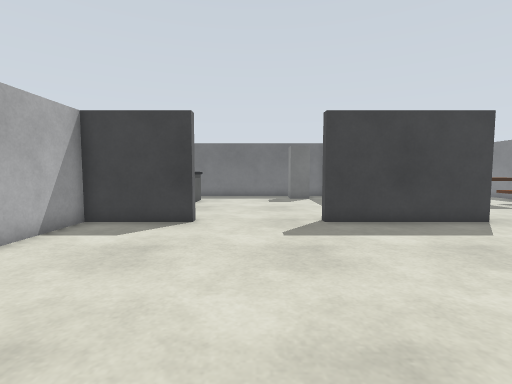
View 1 (above)

23 first-person views from a walk through a Gazebo world. The camera is 0.9 m above the floor, tilts 4° down and sees 85° across. The floor is counted in squares, 0.5 m on a side. Each view is taken from the middle of a square. On the plan, view 1 faces up. The plan holds only what a view shows up to about 15 squares ahead; the rest is blank.

View 2
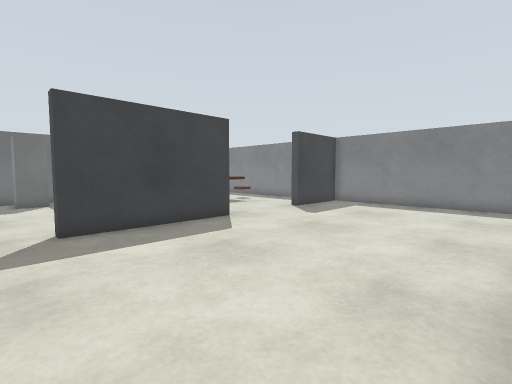

View 3
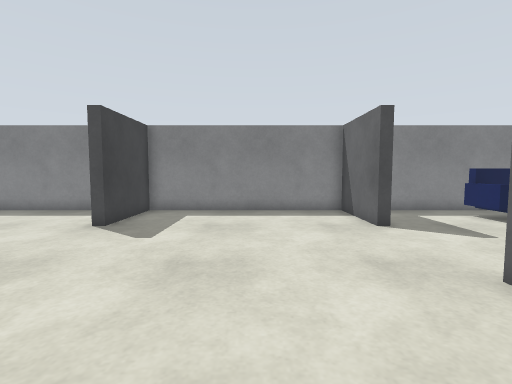

View 4
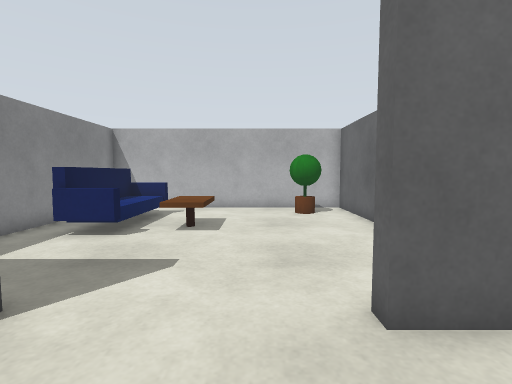

View 5
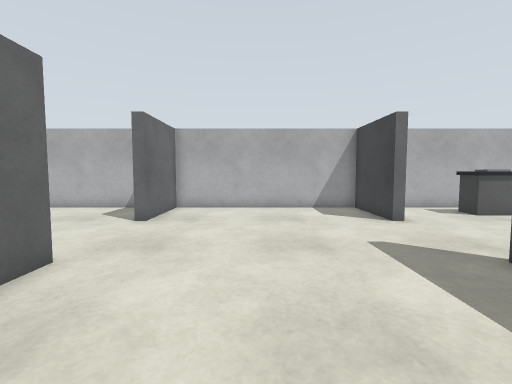

View 6
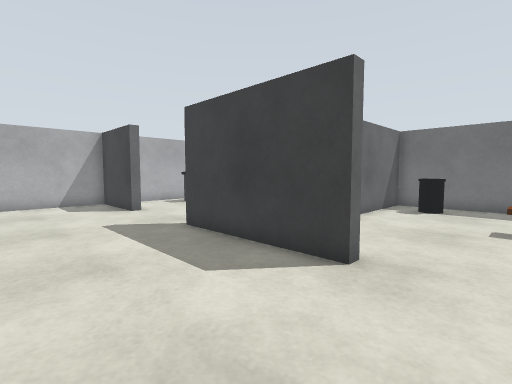

View 7
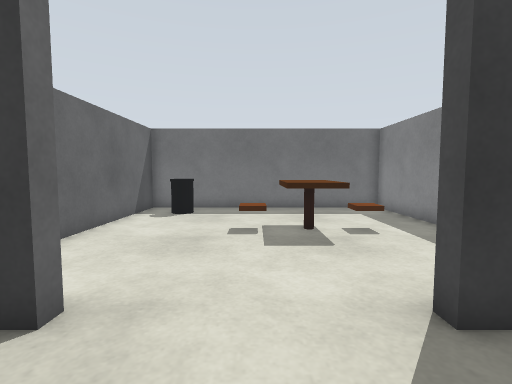

View 8
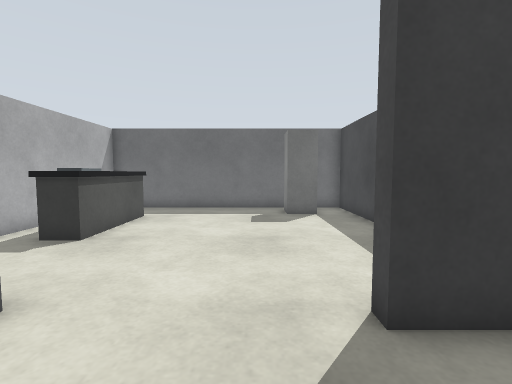

View 9
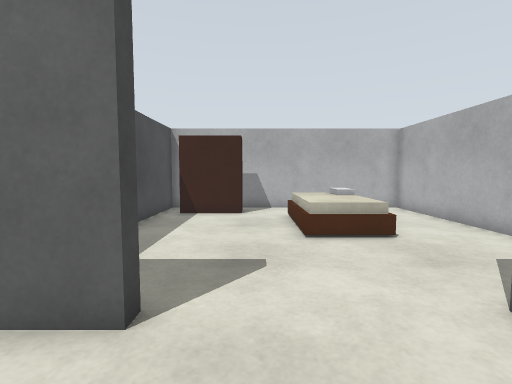

View 10
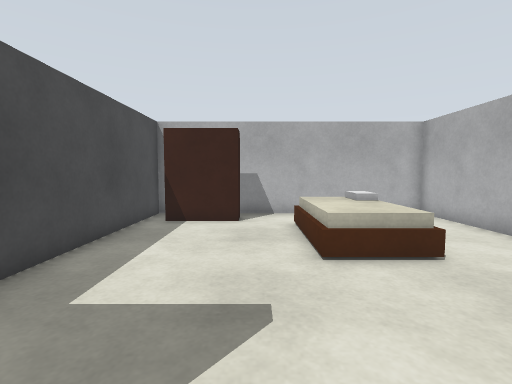

View 11
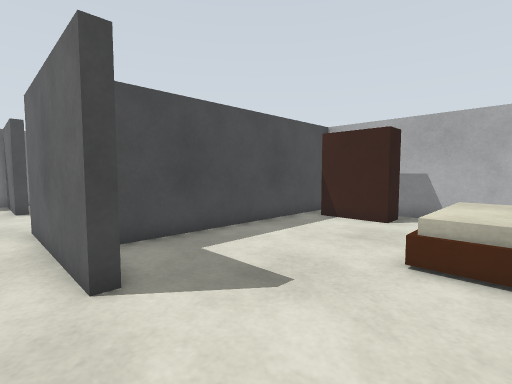

View 12
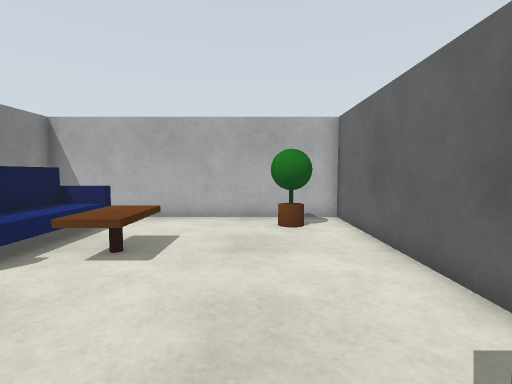

View 13
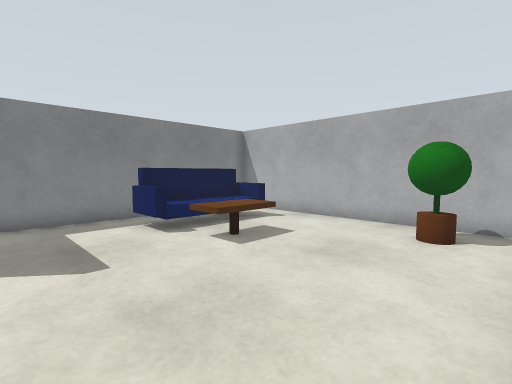

View 14
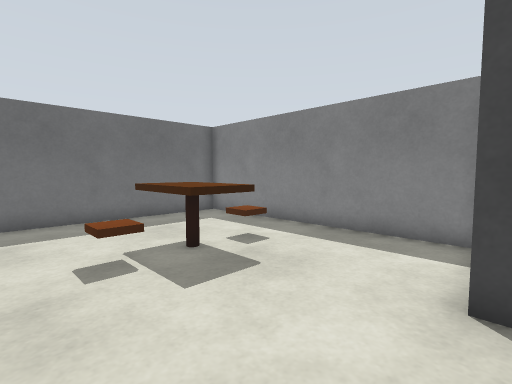

View 15
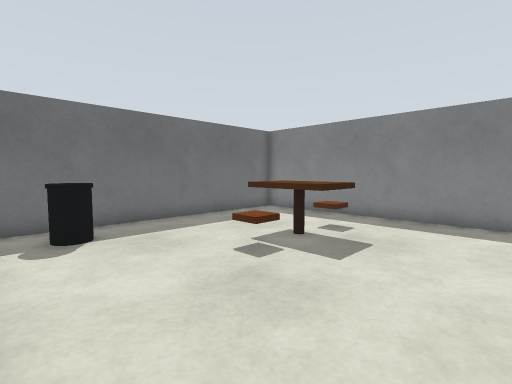

View 16
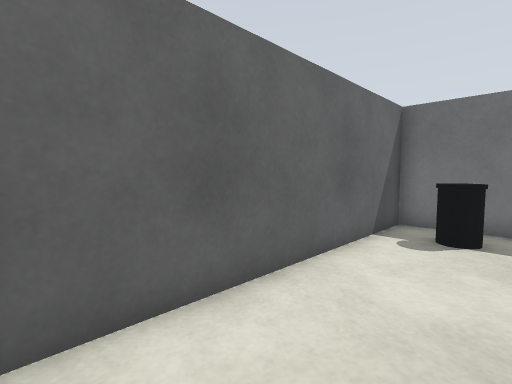

View 17
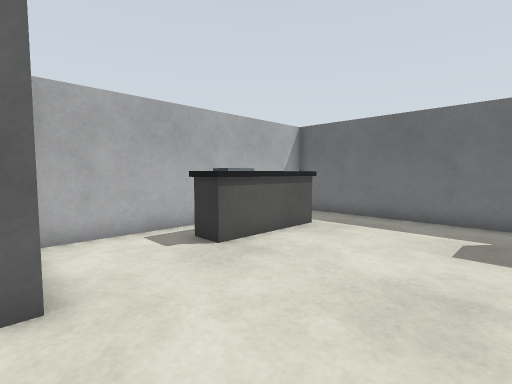

View 18
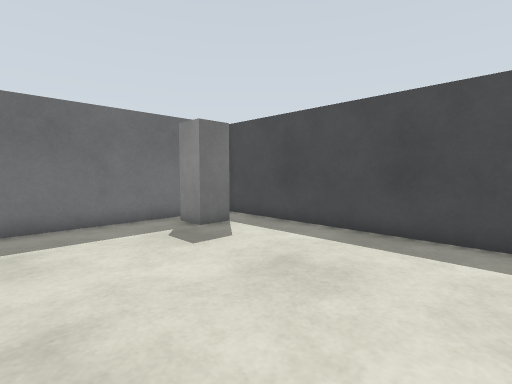

View 19
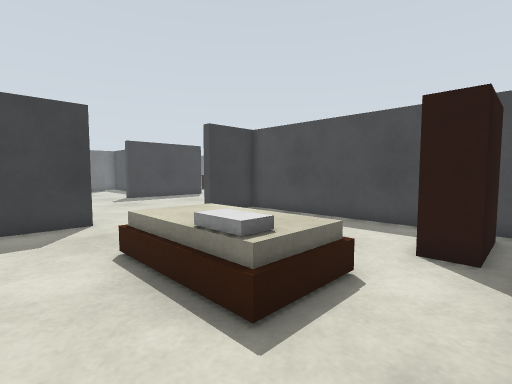

View 20
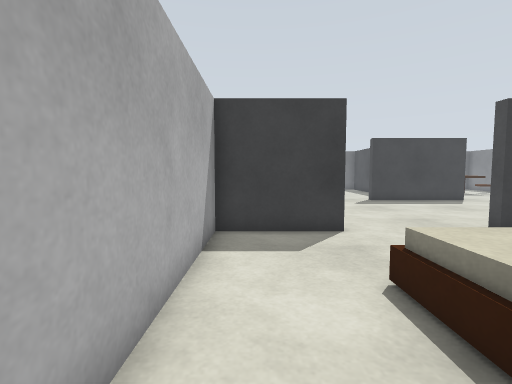

View 21
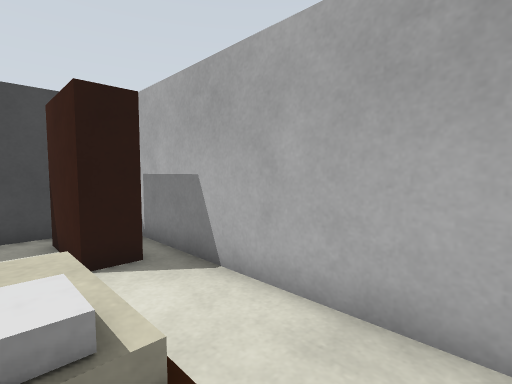

View 22
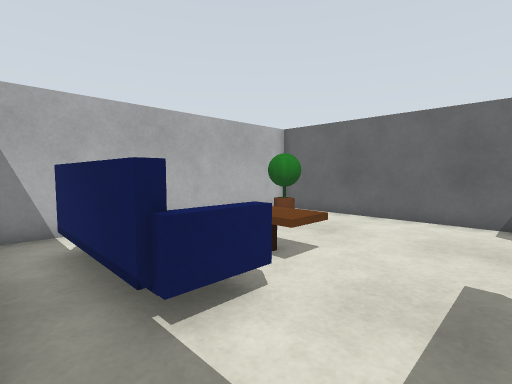

View 23
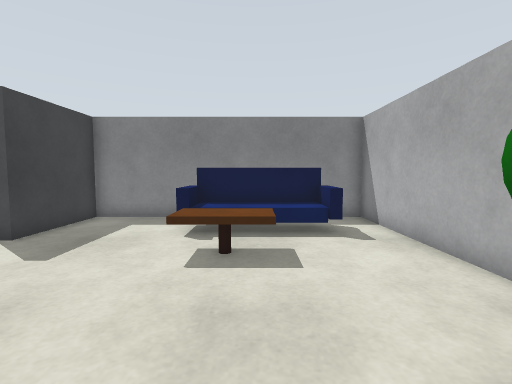

### Floor plan
Points are (right, up) in squares from view 1. A wall is a line through its corners. A room is listed if a view was taken in it or the views show most of it. See-through windows are left out.
Room 1 (views 1, 2, 3, 4, 5, 6, 7, 8, 9, 10, 11, 12, 13, 14, 15, 16, 17, 18, 19, 20, 21, 22, 23)
walls: (8.5, 10.6) (8.5, 10.1) (2.5, 10.1) (2.5, 10.6); (5.3, 11.2) (5.3, 21.2) (-6.2, 21.2) (-6.2, 11); (5.7, -1.4) (5.7, -10.3) (17.3, -10.3) (17.3, 0.5) (13.3, 0.5) (13.3, 0.9) (17.3, 0.9) (17.3, 10.1) (13.3, 10.1) (13.3, 10.6); (-2.3, 10.6) (-2.3, 10.1) (-6.2, 10.1) (-6.2, 0.9) (-2.3, 0.9) (-2.3, 0.5) (-6.2, 0.5) (-6.2, -10.3) (5.3, -10.3) (5.3, 0.5) (2.5, 0.5) (2.5, 0.9) (8.5, 0.9) (8.5, 0.4); (17.3, 10.9) (17.3, 21.2) (5.7, 21.2) (5.7, 11)
objects: counter (-5, 14) to (-4, 18); bed (-3, -8) to (-1, -4); wardrobe (2, -9) to (4, -9); fridge (3, 19) to (3, 20); plant (7, -9) to (8, -8); other object (7, 19) to (8, 20); brown box (11, 16); coffee table (12, -6) to (13, -4); dining table (12, 15) to (13, 17); sofa (14, -8) to (16, -4); brown box (14, 16) to (15, 16)

Positions as (right, up) in squares from view 1, and headings:
1: (0, 0), facing up
2: (1, 1), facing up-right
3: (4, 5), facing right
4: (10, 4), facing down
5: (8, 5), facing left
6: (11, 5), facing up-left
7: (11, 7), facing up
8: (1, 7), facing up
9: (1, 4), facing down
10: (1, 2), facing down
11: (-2, 2), facing down-right
12: (9, 1), facing down
13: (6, 0), facing down-right
14: (9, 10), facing up-right
15: (6, 11), facing up-right
16: (9, 11), facing up-left
17: (2, 10), facing up-left
18: (-3, 11), facing up-right
19: (-5, -10), facing up-right
20: (-5, -8), facing up
21: (-4, -7), facing down-right
22: (17, -1), facing down-left
23: (6, -6), facing right
